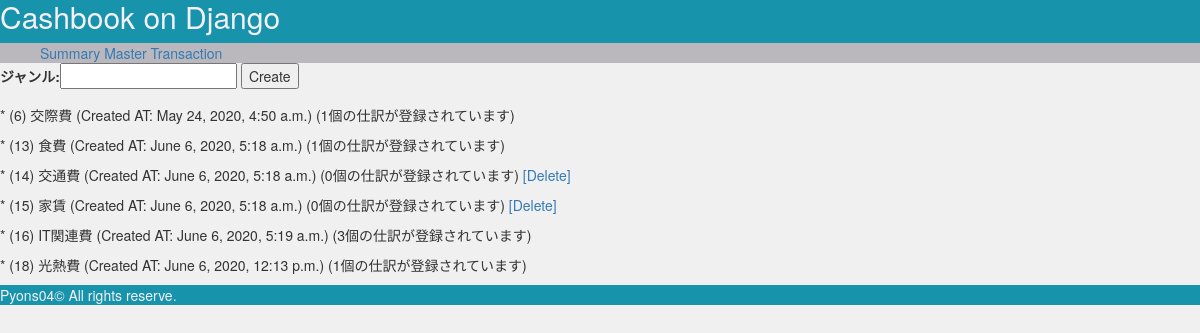
Page /mainapp/ on the committed database.
### mainapp/models.py (models this page shows, shortened)
class UsageMaster(models.Model):
    management_id = models.AutoField(verbose_name = "管理番号（自動付与）", primary_key = True)
    genre         = models.CharField(verbose_name = "ジャンル", null = True, blank = True, max_length = 100, unique=True)
    created_at    = models.DateTimeField(verbose_name = "作成日時", auto_now_add = True)
    class Meta:
        verbose_name = "UsageMaster"

### mainapp/views.py (the view, shortened to what this page needs)
# urls.py: path('', views.IndexView.as_view(), name='index'),
class IndexView(generic.FormView):
    model = UsageMaster
    form_class = UsageMasterForm
    template_name = 'childe.html'
    success_url = '/mainapp'
    def get_context_data(self, **kwargs):
        context = super().get_context_data(**kwargs)
        context['masters'] = UsageMaster.objects.all()
        return context

### mainapp/forms.py
class UsageMasterForm(forms.ModelForm):
    class Meta:
        model = UsageMaster
        fields = ('genre',)

### mainapp/templates/childe.html (shortened to what this page needs)
{% extends 'parent.html' %}
{% block contents %}
  <form method="Post">
    {{form}}
    <button type="submit">Create</button>
  </form>
  {% for master in masters %}
  <p>
  * ({{master.management_id}}) {{master.genre}} (Created AT: {{master.created_at}}) ({{master.usage_set.count}}個の仕訳が登録されています)
    {% if master.usage_set.count == 0 %}
      <a href="{% url 'mainapp:genre_delete' master.pk %}">[Delete]</a>
    {% endif %}
  </p>
  {% endfor %}
{% endblock %}

### mainapp/static/css/parent.css (style rules this page uses)
body { background-color: #f0f0f0; }

### rows in the picture
UsageMaster: management_id "6", genre "交際費", created_at "May 24, 2020, 4:50 a.m.", usage_set.count "1"
UsageMaster: management_id "13", genre "食費", created_at "June 6, 2020, 5:18 a.m.", usage_set.count "1"
UsageMaster: management_id "14", genre "交通費", created_at "June 6, 2020, 5:18 a.m.", usage_set.count "0", shows "[Delete]"
UsageMaster: management_id "15", genre "家賃", created_at "June 6, 2020, 5:18 a.m.", usage_set.count "0", shows "[Delete]"
UsageMaster: management_id "16", genre "IT関連費", created_at "June 6, 2020, 5:19 a.m.", usage_set.count "3"
UsageMaster: management_id "18", genre "光熱費", created_at "June 6, 2020, 12:13 p.m.", usage_set.count "1"
